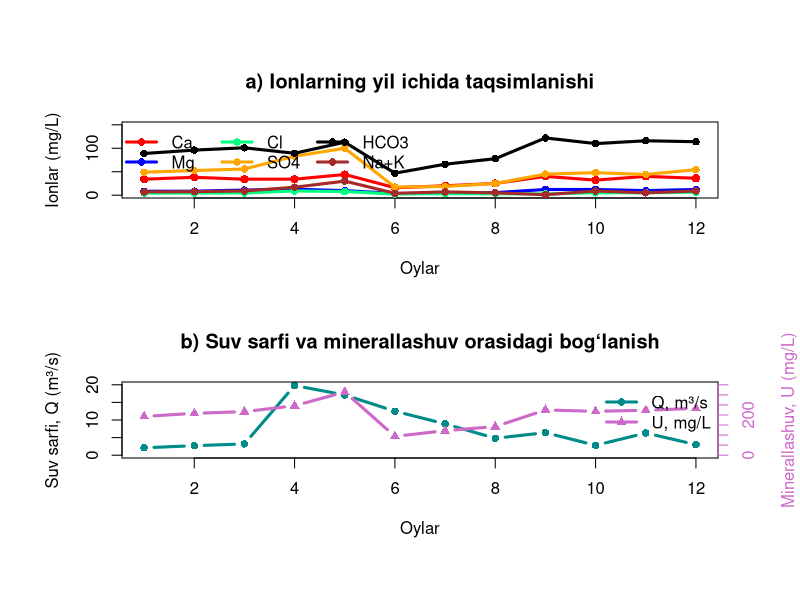

R code for this plot:
# ==============================================================================
#
#   ###  G I D R O L O G I Y A D A   R   D A N   F O Y D A L A N I S H  ###
#   ###             U S I N G   R   I N    H Y D R O L O G Y            ###
#   ###                         Version 1.2.0                           ###  
#        
#       Mualliflar / Authors: ZULFIYA Kuranboyeva & GAVKHAR Mamadjanova
# ==============================================================================
#
# ---------------------------------------------------------------------------- #
#                       2-amaliy mashg'ulot / Practical 2                      #
#  Ionlarning yil ichida taqsimlanish grafigi / Annual distribution of ions    #
# ---------------------------------------------------------------------------- #

# Code description in Uzbek   R 4.5.0
# 2-amaliy mashg'ulotda ionlarning yil ichida taqsimlanishi va suv sarfi bilan 
# minerallashuv grafiklarini 1 x 2 panel ko'rinishida  R dasturlash tilida chizish
# usuli ko'rsatilgan. Buyruqlarni yurguzish to'g'ri amalga oshirilganda olingan 
# natija Figure_2.png dagi grafik ko'rinishida bo'ladi.

# ----- 1. Ma'lumotlarni oddiy usulda kiritish ---------------------------------

# 1.1. Oylar, Q va U bo'yicha ma'lumotlar

months <- 1:12
Q <- c(2.1, 2.7, 3.2, 19.8, 17.1, 12.5, 8.9, 4.8, 6.4, 2.8, 6.3, 3) # suv sarfi
U <- c(192.7, 208.2, 216.6, 245.7, 314.3, 93.7, 121.9, 142.2, 225, 218.1, 223.4, 232.9) # minerallashuv

# 1.2. Ionlar bo'yicha ma'lumotlar

Ca   <- c(34.1, 38.1, 34.1, 34.1, 44.1, 16, 20, 25.1, 40.1, 32.1, 40.1, 36.1)
Mg   <- c(8.49, 8.5, 10.92, 12.75, 9.72, 3.67, 3.67, 5.44, 12.15, 12.14, 9.72, 12.14)
Cl   <- c(4.49, 4.49, 4.74, 8.98, 7.74, 2.49, 3.24, 2.99, 2.75, 4.99, 5.24, 6.24)
SO4  <- c(49, 52.5, 55.8, 83.1, 100, 17.2, 18.7, 24.9, 45, 48, 44.2, 54.4)
HCO3 <- c(88.9, 96.1, 101, 89.3, 113, 46.9, 66.1, 77.8, 122, 110, 116, 114)
NaK  <- c(7, 7.5, 9, 17, 30, 4, 7, 5, 1, 9, 5, 9)
 
# ------ 2. Grafikni png faylda saqlash uchun joyni ko'rsatish -----------------

png("C:/Users/Figures/Figure_2.png",
    width = 8, height = 12, units = "in", res = 300)

# ------ 3. Tashqi bo‘sh joylar va ustun-qatorlarni ko'rsatish -----------------

par(oma = c(2, 2, 2, 2))
par(mfrow = c(2,1))   # 1 ustun va 2 qatorli panel

length(months)  # 12 ta qiymat - oylarni tekshirish
length(Ca)      # 12 ta qiymat ekanligini tekshirish

# ------ 4. Ionlarni grafigini ketma-ketlikda chizish --------------------------

plot(
  months, Ca,
  type = "l",
  col = "red",
  lwd = 3,
  ylim = c(0, 150),
  main = "a) Ionlarning yil ichida taqsimlanishi",
  xlab = "Oylar",
  ylab = "Ionlar (mg/L)"
)

points(months, Ca, col = "red", pch = 16, cex = 1.1)  # Ca qiymatlarini nuqtalarda belgilash  

# Mg
lines(months, Mg, col = "blue", lwd = 3)
points(months, Mg, col = "blue", pch = 16)

# Cl
lines(months, Cl, col = "springgreen", lwd = 3)
points(months, Cl, col = "springgreen", pch = 16)

# SO4
lines(months, SO4, col = "orange", lwd = 3)
points(months, SO4, col = "orange", pch = 16)

# HCO3
lines(months, HCO3, col = "black", lwd = 3)
points(months, HCO3, col = "black", pch = 16)

# Na + K
lines(months, NaK, col = "brown", lwd = 3)
points(months, NaK, col = "brown", pch = 16)

legend(
  "topleft",
  legend = c("Ca", "Mg", "Cl", "SO4", "HCO3", "Na+K"),
  col = c("red", "blue", "springgreen", "orange", "black", "brown"),
  lwd = 3,
  pch = 16,
  cex = 1,
  bty = "n",
  ncol = 3
)

# ------ 5. Ionlar grafigini ketma-ketlikda chizish ---------------------------

plot(
  months, Q,
  type = "b",
  col = "cyan4",
  lwd = 3,
  pch = 16,
  ylim = c(0, 20),
  xlab = "Oylar",
  ylab = "Suv sarfi, Q (m³/s)",
  main = "b) Suv sarfi va minerallashuv orasidagi bog‘lanish"
)

par(new = TRUE)

plot(
  months, U,
  type = "b",
  col = "orchid3",
  lwd = 3,
  pch = 17,
  axes = FALSE,
  xlab = "",
  ylab = "",
  ylim = c(0, 350)
)

axis(side = 4, col = "orchid3", col.axis = "orchid3", col.ticks = "orchid3")

mtext("Minerallashuv, U (mg/L)", side = 4, line = 3, col = "orchid3")

legend(
  "topright",
  legend = c("Q, m³/s", "U, mg/L"),
  col = c("cyan4", "orchid3"),
  lwd = 3,
  pch = c(16, 17),
  cex = 1,
  bty = "n",
)

# ------ 6. Grafikni png faylda saqlash uchun buyruqni yakunlash ---------------

dev.off()
